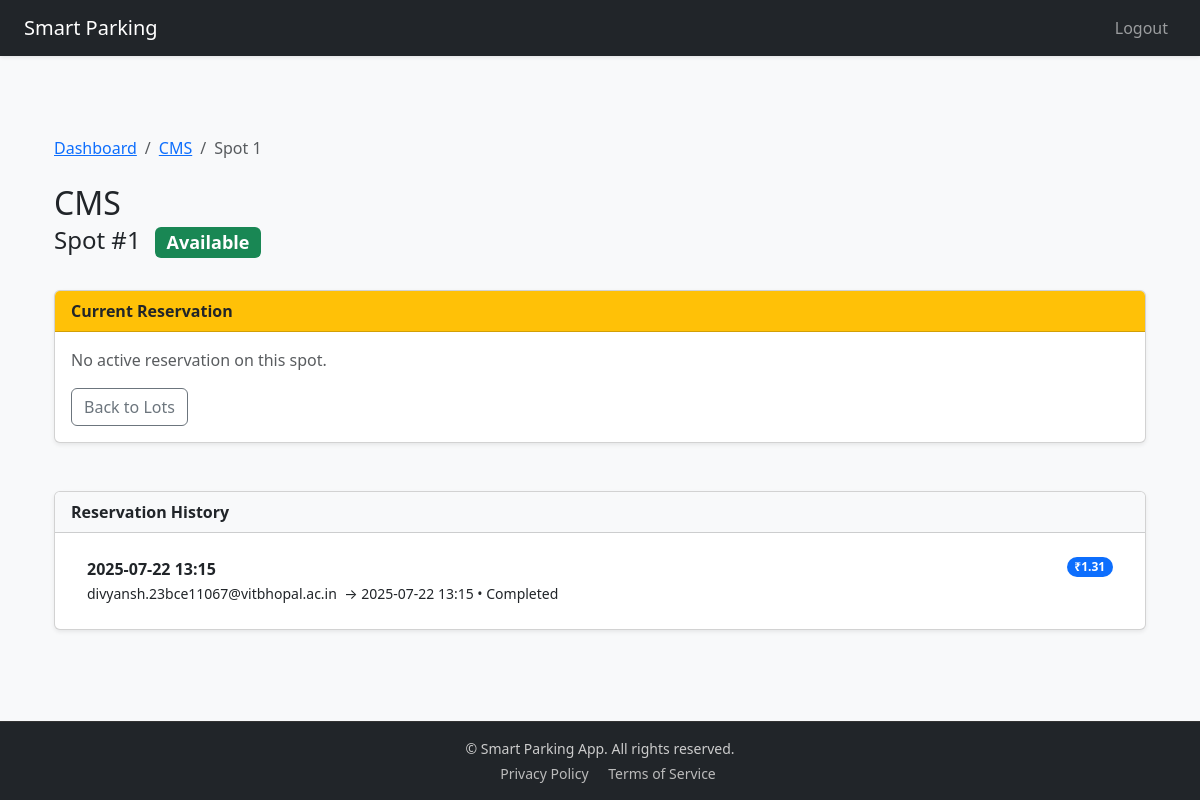
Page /admin/lots/1/spots/1 (signed in) on the committed database.
### app/models/lot.py (models this page shows, shortened)
class ParkingLot(db.Model):
    __tablename__ = 'parking_lots'
    id = db.Column(db.Integer, primary_key = True)
    prime_location_name = db.Column(db.String, nullable = False)
    price_per_hour = db.Column(db.Float, nullable = False)
    num_spots = db.Column(db.Integer, nullable = False)
    address = db.Column(db.String, nullable = False)
    pincode = db.Column(db.String(6), nullable=False)
    created_at = db.Column(db.DateTime, nullable=False, default=lambda: datetime.now(timezone.utc))
    spots = db.relationship("ParkingSpot", back_populates="lot", cascade="all, delete-orphan", lazy = 'dynamic') # This ensures that if any Parking Lot is deleted all the related spots are deleted too and is One to Many relationship with Parking Spot.

### app/models/spot.py (models this page shows, shortened)
class ParkingSpot(db.Model):
    __tablename__ = 'parking_spots'
    id = db.Column(db.Integer, primary_key = True)
    lot_id = db.Column(db.Integer, db.ForeignKey("parking_lots.id"), nullable = False)
    spot_number = db.Column(db.String, nullable = False)
    status = db.Column(db.String(1), default = 'A', nullable = False)
    created_at = db.Column(db.DateTime, nullable=False, default=lambda: datetime.now(timezone.utc))
    lot = db.relationship("ParkingLot", back_populates="spots") # Many to One relation with parkinglot i.e Many spots can be under One ParkingLot
    reservations = db.relationship("Reservation", back_populates="spot", cascade="all, delete-orphan") # One spot can have many reservations over time and may form a WaitList.

### app/models/reservation.py (models this page shows, shortened)
class Reservation(db.Model):
    __tablename__ = 'reservations'
    id = db.Column(db.Integer, primary_key=True)
    spot_id = db.Column(db.Integer, db.ForeignKey('parking_spots.id'), nullable=False)
    user_id = db.Column(db.Integer, db.ForeignKey('users.id'), nullable=False)
    parking_timestamp = db.Column(db.DateTime, nullable=False)
    leaving_timestamp = db.Column(db.DateTime)
    parking_cost = db.Column(db.Float)
    status = db.Column(db.String, nullable=False, default='active')
    created_at = db.Column(db.DateTime, nullable=False, default=lambda: datetime.now(timezone.utc))
    spot = db.relationship("ParkingSpot", back_populates="reservations") # Many to One relationship with ParkingSpot as many can wish to reserve a particular spot
    user = db.relationship("User", back_populates="reservations") # Many to One relationship with users One user can have many reservations

### app/models/user.py (models this page shows, shortened)
class User(db.Model, UserMixin):
    __tablename__ = 'users'
    id = db.Column(db.Integer, primary_key = True)
    username = db.Column(db.String, nullable = False)
    email = db.Column(db.String, nullable = False, unique = True)
    password = db.Column(db.String, nullable = False)
    is_admin = db.Column(db.Boolean, nullable = False, default = False)
    created_at = db.Column(db.DateTime, nullable=False, default=lambda: datetime.now(timezone.utc))
    reservations = db.relationship("Reservation", back_populates="user", cascade="all, delete-orphan")

### app/routes/admin.py (the view, shortened to what this page needs)
@admin_bp.route(
    '/admin/lots/<int:lot_id>/spots/<int:spot_id>',
    methods=['GET', 'POST']
)
@login_required
def spot_detail(lot_id, spot_id):
    if not current_user.is_admin:
        flash("Unauthorized Entry", "danger")
        return redirect(url_for('auth.login'))
    lot = ParkingLot.query.get_or_404(lot_id)
    spot = ParkingSpot.query.get_or_404(spot_id)
    active_res = Reservation.query \
        .filter_by(spot_id=spot.id, status='active') \
        .first()
    past_res = Reservation.query \
        .filter(
            Reservation.spot_id == spot.id,
            Reservation.status != 'active'
        ) \
        .order_by(Reservation.parking_timestamp.desc()) \
        .all()
    return render_template(
        'admin/spot_detail.html',
        lot=lot,
        spot=spot,
        active_res=active_res,
        past_res=past_res
    )

### app/templates/admin/spot_detail.html (shortened to what this page needs)
{% extends "base.html" %}
{% block content %}
<div class="container py-5">
  <nav aria-label="breadcrumb">
    <ol class="breadcrumb mb-4">
      <li class="breadcrumb-item"><a href="{{ url_for('admin.dashboard') }}">Dashboard</a></li>
      <li class="breadcrumb-item"><a href="#spotsModal-{{ lot.id }}" data-bs-toggle="modal">{{ lot.prime_location_name }}</a></li>
      <li class="breadcrumb-item active" aria-current="page">Spot {{ spot.spot_number }}</li>
    </ol>
  </nav>
  <div class="row mb-4">
    <div class="col-md-8">
      <h2 class="mb-1">{{ lot.prime_location_name }}</h2>
      <h4>
        Spot #{{ spot.spot_number }}
        {% if spot.status == 'A' %}
          <span class="badge bg-success ms-2">Available</span>
        {% else %}
          <span class="badge bg-danger ms-2">Reserved</span>
        {% endif %}
      </h4>
    </div>
  </div>
  <div class="card mb-5 shadow-sm">
    <div class="card-header bg-warning text-dark fw-semibold">
      Current Reservation
    </div>
    <div class="card-body">
      {% if active_res %}
        <ul class="list-unstyled mb-3">
          <li><strong>User:</strong> {{ active_res.user.email }}</li>
          <li><strong>From:</strong> {{ active_res.parking_timestamp.strftime('%Y-%m-%d %H:%M') }}</li>
          {% if active_res.leaving_timestamp %}
            <li><strong>To:</strong> {{ active_res.leaving_timestamp.strftime('%Y-%m-%d %H:%M') }}</li>
          {% endif %}
          <li><strong>Cost:</strong> ₹{{ "{:.2f}".format(active_res.parking_cost) }}</li>
          <li><strong>Status:</strong> <span class="text-capitalize">{{ active_res.status }}</span></li>
        </ul>
        <form method="POST" class="d-flex gap-2">
          <button type="submit" class="btn btn-outline-danger">Release Spot</button>
          <a href="{{ url_for('admin.dashboard') }}#spotsModal-{{ lot.id }}" class="btn btn-outline-secondary">Back to Lots</a>
        </form>
      {% else %}
        <p class="text-muted">No active reservation on this spot.</p>
        <a href="{{ url_for('admin.dashboard') }}#spotsModal-{{ lot.id }}" class="btn btn-outline-secondary">Back to Lots</a>
      {% endif %}
    </div>
  </div>
  <div class="card shadow-sm">
    <div class="card-header bg-light fw-semibold">
      Reservation History
    </div>
    <div class="card-body">
      {% if past_res %}
        <ul class="list-group list-group-flush">
          {% for res in past_res %}
            <li class="list-group-item d-flex justify-content-between align-items-start">
              <div>
                <div class="fw-semibold">{{ res.parking_timestamp.strftime('%Y-%m-%d %H:%M') }}</div>
                <small>
                  {{ res.user.email }}
                  {% if res.leaving_timestamp %}&nbsp;&rarr;&nbsp;{{ res.leaving_timestamp.strftime('%Y-%m-%d %H:%M') }}{% endif %}
                  • <span class="text-capitalize">{{ res.status }}</span>
                </small>
              </div>
              <span class="badge bg-primary rounded-pill">₹{{ "{:.2f}".format(res.parking_cost or 0) }}</span>
            </li>
          {% endfor %}
        </ul>
      {% else %}
        <p class="text-muted">No past reservations for this spot.</p>
      {% endif %}
    </div>
  </div>
</div>
{% endblock %}

### app/templates/base.html (style rules this page uses)
html, body { height: 100%; margin: 0; }
body { display: flex; flex-direction: column; font-family: system-ui, -apple-system, "Segoe UI", Roboto, "Helvetica Neue", Arial, sans-serif; background-color: #f8f9fa; }

### rows in the picture
ParkingLot: prime_location_name "CMS"
ParkingSpot: spot_number "1"
Reservation: parking_timestamp "2025-07-22 13:15", user.email "divyansh.23bce11067@vitbhopal.ac.in", leaving_timestamp "2025-07-22 13:15", status "Completed", parking_cost "1.31"
